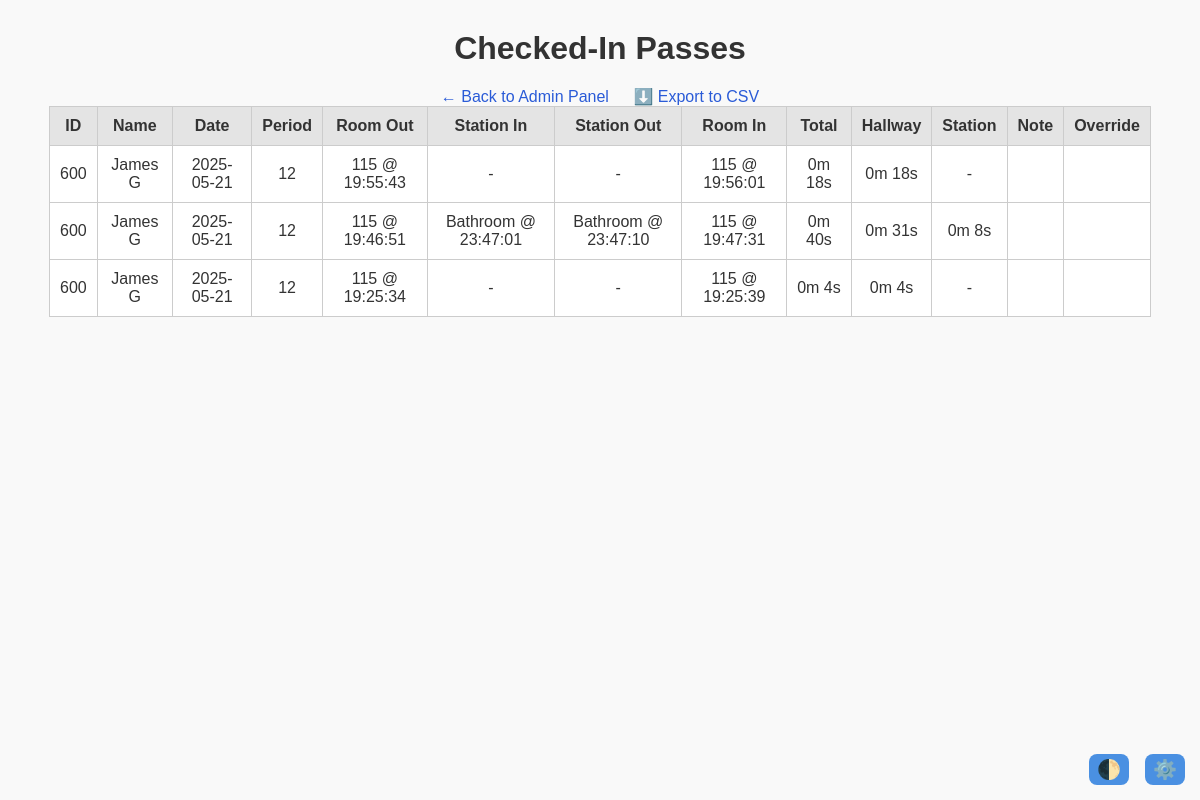
The page /admin_pass_history (signed in) on the database its author committed.
### src/models.py (models this page shows, shortened)
class Pass(db.Model):
    __tablename__ = "passes"
    id          = db.Column(db.Integer, primary_key=True)
    date = db.Column(db.Date, default=func.current_date())
    student_id  = db.Column(db.String, db.ForeignKey("users.id"), nullable=False)
    checkout_at = db.Column(db.DateTime(timezone=True), nullable=False)
    checkin_at  = db.Column(db.DateTime(timezone=True))
    period        = db.Column(db.String(10))
    origin_room   = db.Column(db.String(10), nullable=False)   # real column
    room_out = db.synonym("origin_room")
    room_in     = db.Column(db.String(10))
    is_override   = db.Column(db.Boolean, default=False)
    note          = db.Column(db.Text)
    status        = db.Column(
        db.String,
        default="pending_start",
        nullable=False
    )
    total_pass_time = db.Column(db.Integer)
    __table_args__ = (
        db.CheckConstraint(
            "status IN ('pending_start','active','pending_return','returned')"
        ),
        db.UniqueConstraint(
            "student_id", "checkin_at", name="uq_student_one_open_pass"
        ),
    )
    @property
    def station(self):
        """Alias for old code that still expects .station."""
        return self.origin_room
    @property
    def checkout_time(self):
        return self.checkout_at.time() if self.checkout_at else None
    @property
    def checkin_time(self):
        return self.checkin_at.time() if self.checkin_at else None

class User(db.Model):
    __tablename__ = "users"
    id       = db.Column(db.String, primary_key=True)  # login ID
    name     = db.Column(db.String, nullable=False)
    email    = db.Column(db.String, unique=True, nullable=False)
    role     = db.Column(db.String, nullable=False)  # "student", "teacher"
    password = db.Column(db.String, nullable=False)
    passes   = db.relationship("Pass", backref="student", lazy=True, foreign_keys='Pass.student_id')
    audits   = db.relationship("AuditLog", backref="student", lazy=True, foreign_keys='AuditLog.student_id')
    periods  = db.relationship("StudentPeriod", backref="student", lazy=True, foreign_keys='StudentPeriod.student_id')

### src/routes/report.py (the view, shortened to what this page needs)
@report_bp.route('/admin_pass_history')
def admin_pass_history():
    if not session.get('logged_in'):
        return redirect(url_for('auth.admin_login'))
    passes = Pass.query.filter(Pass.checkin_at != None).order_by(
        Pass.date.desc(), Pass.checkout_at.desc()
    ).limit(100).all()
    rows = []
    for p in passes:
        logs = sorted(p.events, key=lambda l: l.timestamp)
        station_in = next((l for l in logs if l.event == "in"), None)
        station_out = next((l for l in logs if l.event == "out"), None)
        total_time = (p.checkin_at - p.checkout_at).total_seconds() if p.checkout_at and p.checkin_at else 0
        station_time = (station_out.timestamp - station_in.timestamp).total_seconds() if station_in and station_out else 0
        hallway_time = total_time - station_time if station_time else total_time
        rows.append({
            "id": p.student_id,
            "student": p.student.name if p.student else "-",
            "date": p.date.strftime('%Y-%m-%d'),
            "period": p.period,
            "room_out": f"{p.room_out} @ {p.checkout_at.strftime('%H:%M:%S')}" if p.checkout_at else "-",
            "station_in": f"{station_in.station} @ {station_in.timestamp.strftime('%H:%M:%S')}" if station_in else "-",
            "station_out": f"{station_out.station} @ {station_out.timestamp.strftime('%H:%M:%S')}" if station_out else "-",
            "room_in": f"{p.room_in} @ {p.checkin_at.strftime('%H:%M:%S')}" if p.checkin_at else "-",
            "duration": f"{int(total_time//60)}m {int(total_time%60)}s" if total_time else "-",
            "hallway": f"{int(hallway_time//60)}m {int(hallway_time%60)}s" if hallway_time else "-",
            "station": f"{int(station_time//60)}m {int(station_time%60)}s" if station_time else "-",
            "note": p.note or "",
            "override": "✔️" if p.is_override else ""
        })
    return render_template("admin_pass_history.html", rows=rows)

### src/routes/auth.py (called while the page is built)
@auth_bp.before_app_request
def enforce_session_timeout():
    session.permanent = True
    current_app.permanent_session_lifetime = timedelta(
        minutes=SESSION_TIMEOUT_MIN
    )

### templates/admin_pass_history.html (shortened to what this page needs)
<!DOCTYPE html>
<html>
<head>
  <link rel="stylesheet" href="{{ url_for('static', filename='css/style.css') }}">
</head>
<body>
  <h1>Checked-In Passes</h1>
  <a href="{{ url_for('admin.admin_view') }}">← Back to Admin Panel</a>
  <a href="{{ url_for('report.admin_pass_history') }}?export=csv" class="button">
    ⬇️ Export to CSV </a>
<table>
  <thead>
    <tr>
      <th>ID</th>
      <th>Name</th>
      <th>Date</th>
      <th>Period</th>
      <th>Room Out</th>
      <th>Station In</th>
      <th>Station Out</th>
      <th>Room In</th>
      <th>Total</th>
      <th>Hallway</th>
      <th>Station</th>
      <th>Note</th>
      <th>Override</th>
    </tr>
  </thead>
  <tbody>
    {% for r in rows %}
    <tr>
      <td>{{ r.id }}</td>
      <td>{{ r.student }}</td>
      <td>{{ r.date }}</td>
      <td>{{ r.period }}</td>
      <td>{{ r.room_out }}</td>
      <td>{{ r.station_in }}</td>
      <td>{{ r.station_out }}</td>
      <td>{{ r.room_in }}</td>
      <td>{{ r.duration }}</td>
      <td>{{ r.hallway }}</td>
      <td>{{ r.station }}</td>
      <td>{{ r.note }}</td>
      <td>{{ r.override }}</td>
    </tr>
    {% endfor %}
  </tbody>
</table>
</body>
</html>

### static/css/style.css (style rules this page uses)
:root { --bg: #f9f9f9; --text: #333; --card-bg: white; --link: #2a5bd7; --link-hover: #1e40af; --btn-bg: #4a90e2; --btn-hover: #357ab8; --border: #ccc; --error: red; --table-header: #e4e4e4; }
body { font-family: Arial, sans-serif; margin: 0; padding: 20px; background: var(--bg); color: var(--text); text-align: center; }
h1, h2 { margin-top: 10px; margin-bottom: 20px; color: var(--text); }
a { color: var(--link); text-decoration: none; margin: 0 10px; }
table { margin: auto; border-collapse: collapse; width: 95%; background: var(--card-bg); }
th, td { border: 1px solid var(--border); padding: 10px; text-align: center; vertical-align: middle; }
th { background: var(--table-header); }

### rows shown on the page
Pass: id "600", period "12"
User: student "James G" "James G" "James G"
Pass: id "600", period "12"
Pass: id "600", period "12"

### other values the page prints
{{ r.date }} "2025-05-21" "2025-05-21" "2025-05-21"
{{ r.room_out }} "115 @ 19:55:43" "115 @ 19:46:51" "115 @ 19:25:34"
{{ r.station_in }} "-" "Bathroom @ 23:47:01" "-"
{{ r.station_out }} "-" "Bathroom @ 23:47:10" "-"
{{ r.room_in }} "115 @ 19:56:01" "115 @ 19:47:31" "115 @ 19:25:39"
{{ r.duration }} "0m 18s" "0m 40s" "0m 4s"
{{ r.hallway }} "0m 18s" "0m 31s" "0m 4s"
{{ r.station }} "-" "0m 8s" "-"
